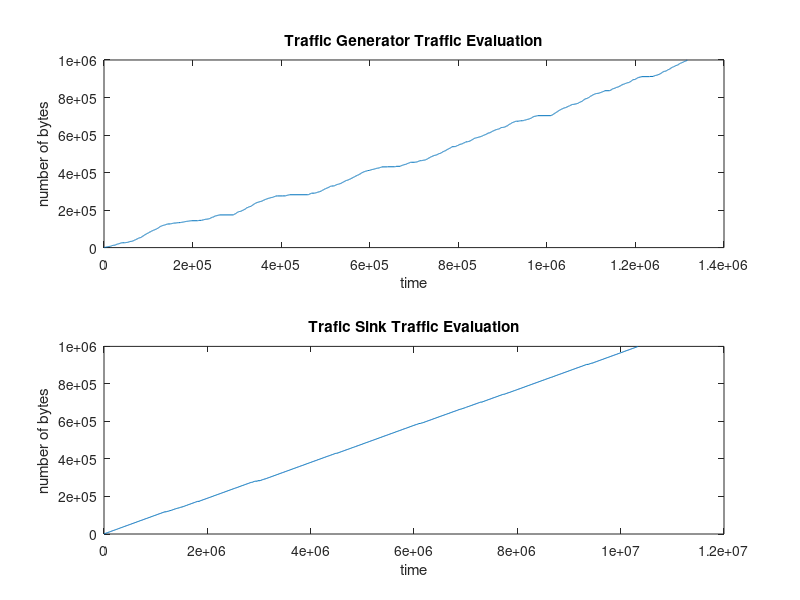

The MATLAB script that drew this image:
clc;clear all;
%%%%%%%%%%%%%%%%%%%%%%%%%%%%%%%%%%%%%%%%%%%%%%%%%%%%%%%%%%%%%%%%%%%
%Reading data from a file
%Note that time is in micro seconds and packetsize is in Bytes
%%%%%%%%%%%%%%%%%%%%%%%%%%%%%%%%%%%%%%%%%%%%%%%%%%%%%%%%%%%%%%%%%%%
[packet_no_p, time_p, packetsize_p] = textread('trafficGeneratorOutput.txt', '%f %f %f');
[packet_no_r, time_r, packetsize_r]=textread('trafficSinkoutput.txt','%f %f %f');

i = 2;
j = 2;
time_1 = zeros(1,10000,'double');
bytes_p = zeros(1,10000,'double');

time_1(1) = 0;
while i<=10000
    time_1(i) = time_1(i-1) + time_p(i);
    i=i+1;
end
bytes_p(1)=packetsize_p(1);
while j<=10000
       bytes_p(j)=bytes_p(j-1)+packetsize_p(j);
       j=j+1;
end

ii = 2;
jj = 2;
time_2 = zeros(1,10000,'double');
bytes_r = zeros(1,10000,'double');
time_2(1) = 0;
while ii<=10000
    time_2(ii) = time_2(ii-1) + time_r(ii);
    ii=ii+1;
end
bytes_r(1) = packetsize_r(1);
while jj<=10000
       bytes_r(jj)=bytes_r(jj-1)+packetsize_r(jj);
       jj=jj+1;
end

figure(1);
subplot(2,1,1)
plot(time_1,bytes_p);
title('Traffic Generator Traffic Evaluation');
xlabel('time')
ylabel('number of bytes');
subplot(2,1,2)
plot(time_2,bytes_r);
title('Trafic Sink Traffic Evaluation');
xlabel('time')
ylabel('number of bytes')